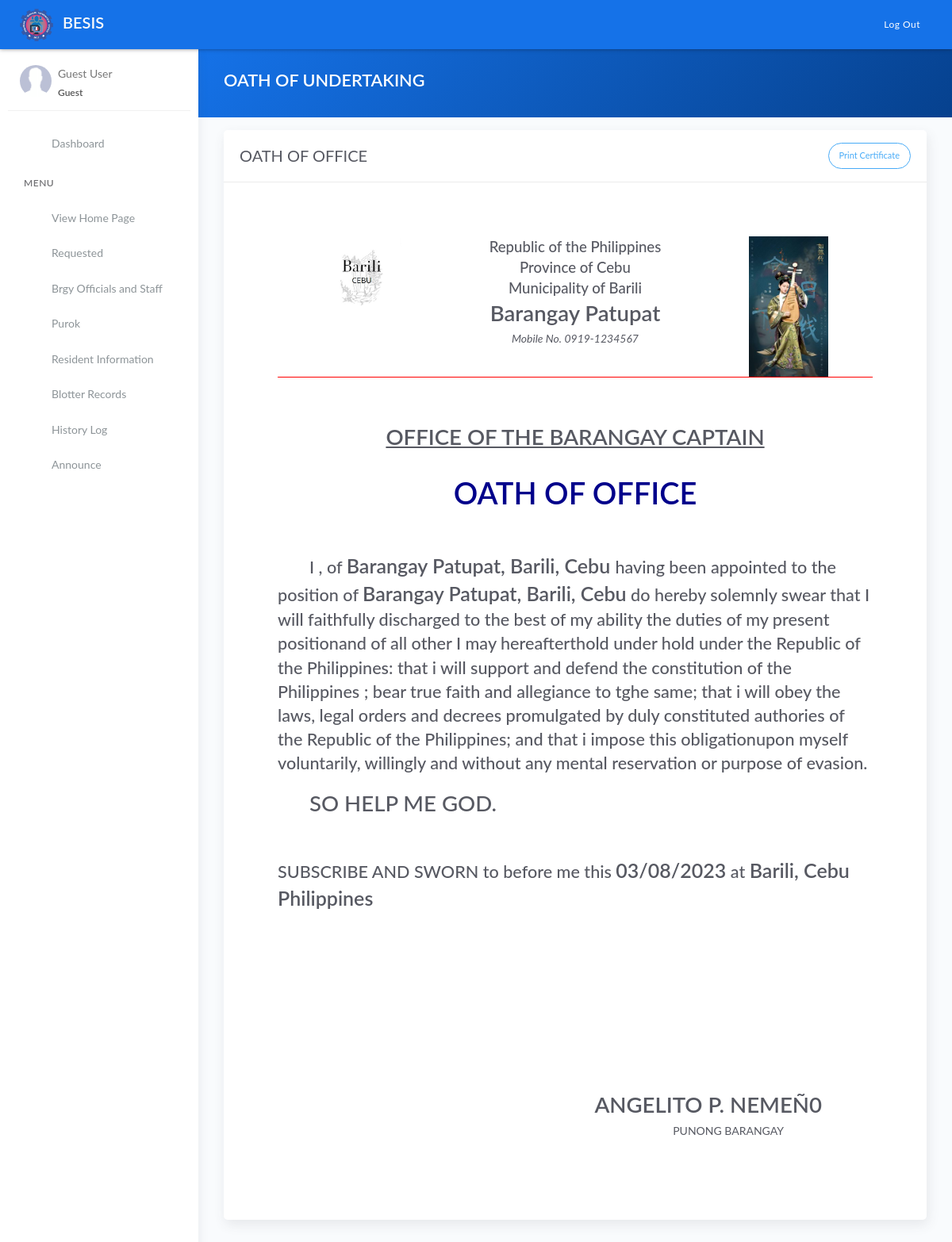
/generate_oath.php?id=188, run on an earlier commit of the app's database.
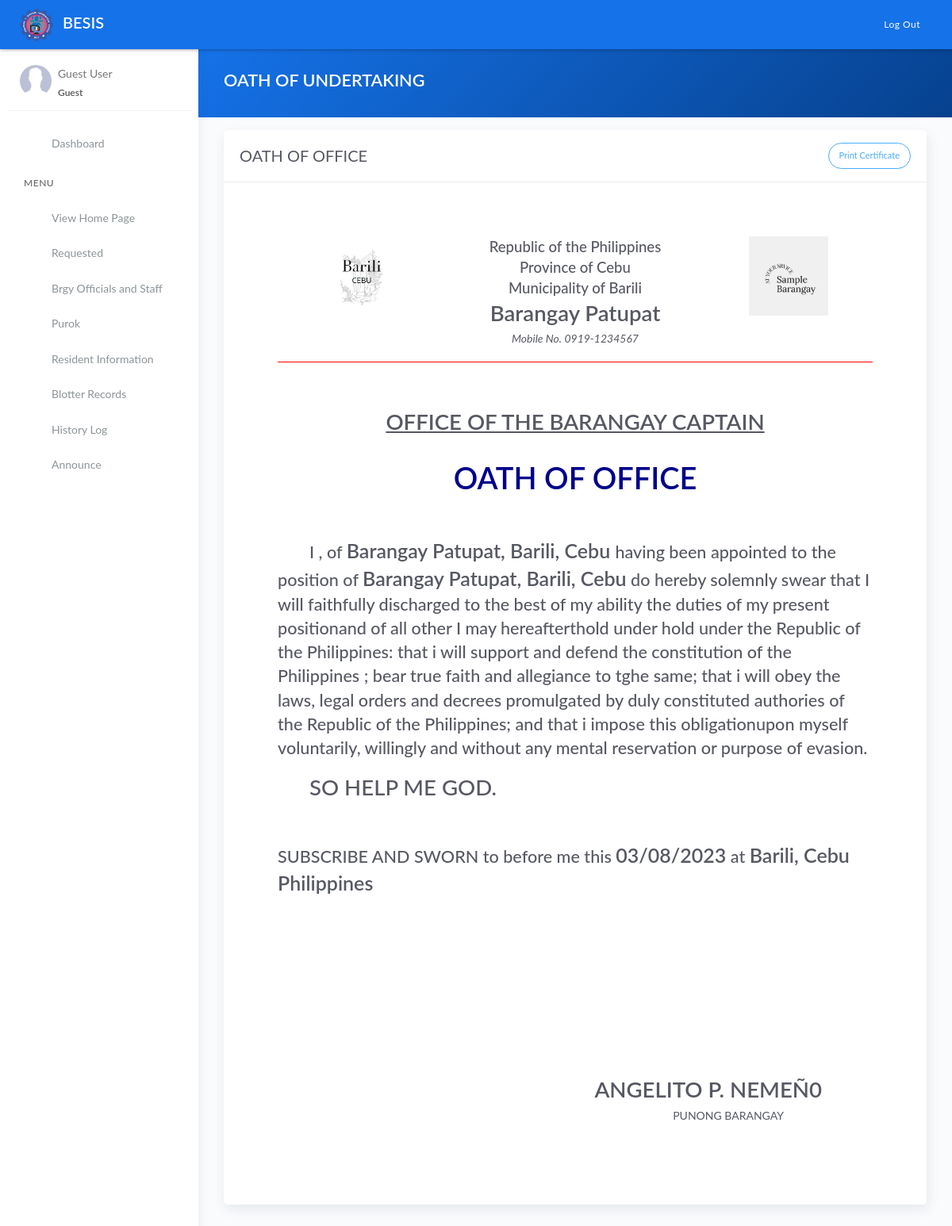
And on a later commit of the database.
### tables this page shows
CREATE TABLE `tblbrgy_info` (
  `id` int(11) NOT NULL AUTO_INCREMENT,
  `province` varchar(100) DEFAULT NULL,
  `town` varchar(100) DEFAULT NULL,
  `brgy_name` varchar(50) DEFAULT NULL,
  `number` varchar(50) DEFAULT NULL,
  `text` text DEFAULT NULL,
  `image` varchar(200) DEFAULT NULL,
  `city_logo` varchar(100) DEFAULT NULL,
  `brgy_logo` varchar(100) DEFAULT NULL,
  PRIMARY KEY (`id`)
);

### templates/main-header.php (called while the page is built, shortened)
<?php include 'model/fetch_brgy_info.php' ?>

### model/fetch_brgy_info.php (called while the page is built, shortened)
<?php
    $query = "SELECT * FROM tblbrgy_info";
    $result = $conn->query($query);
	$row = $result->fetch_assoc();
	if($row){
		$province = $row['province'];
		$town	= $row['town'];
		$brgy 		= $row['brgy_name'];
		$number =  $row['number'];
		$city_logo 	= $row['city_logo'];
		$brgy_logo		= $row['brgy_logo'];
	}
?>

### generate_oath.php (the view, shortened to what the changed rows need)
<?php include 'server/server.php' ?>
<?php
    $id = $_GET['id'];
    $c = "SELECT * FROM tblofficials JOIN tblposition ON tblofficials.position=tblposition.id WHERE tblposition.position='Captain'";
    $captain = $conn->query($c)->fetch_assoc();
	$ss = "SELECT * FROM tblofficials WHERE id = $id";
    $ress = $conn->query($ss)->fetch_assoc();
?>
<!DOCTYPE html>
<html lang="en">
<head>
	<?php include 'templates/header.php' ?>
</head>
<body>
	<div class="wrapper">
		<?php include 'templates/main-header.php' ?>
		<div class="main-panel">
			<div class="content">
				<div class="panel-header bg-primary-gradient">
					<div class="page-inner">
						<div class="d-flex align-items-left align-items-md-center flex-column flex-md-row">
							<div>
								<h2 class="text-white fw-bold">OATH OF UNDERTAKING</h2>
							</div>
						</div>
					</div>
				</div>
				<div class="page-inner">
					<div class="row mt--2">
						<div class="col-md-12">
                            <div class="card">
								<div class="card-body m-5" id="printThis">
                                    <div class="d-flex flex-wrap justify-content-around" style="border-bottom:1px solid red">
                                        <div class="text-center">
                                            <img src="assets/uploads/<?= $city_logo ?>" class="img-fluid" width="100">
										</div>
										<div class="text-center">
                                            <h3 class="mb-0">Republic of the Philippines</h3>
                                            <h3 class="mb-0">Province of <?= ucwords($province) ?></h3>
											<h3 class="mb-0">Municipality of <?= ucwords($town) ?></h3>
											<h1 class="fw-bold mb-0">Barangay <?= ucwords($brgy) ?></h1>
                                            <p><i>Mobile No. <?= $number ?></i></p>
										</div>
                                        <div class="text-center">
                                            <img src="assets/uploads/<?= $brgy_logo ?>" class="img-fluid" width="100">
										</div>
									</div>
                                    <div class="row mt-2">
                                        <div class="col-md-12">
                                            <div class="text-center mt-5">
                                                <h1 class="mt-4 fw-bold"><u>OFFICE OF THE BARANGAY CAPTAIN</u></h1>
                                            </div>
                                            <div class="text-center">
                                                <h1 class="mt-4 fw-bold mb-5" style="font-size:38px;color:darkblue">OATH OF OFFICE</h1>
                                            </div>
                                            <h2 class="mt-3" style="text-indent: 40px;">I <span class="fw-bold" style="font-size:25px"><?=  $ress['name'] ?></span>
                                                , of <span class="fw-bold" style="font-size:25px"> Barangay <?= ucwords($brgy) ?>, <?= ucwords($town) ?>, <?= ucwords($province) ?> </span> having been appointed to the position of <span class="fw-bold" style="font-size:25px"><?= $row['chair'] ?></span> <span class="fw-bold" style="font-size:25px"> Barangay <?= ucwords($brgy) ?>, <?= ucwords($town) ?>, <?= ucwords($province) ?></span> do hereby solemnly swear that I will faithfully discharged to the best of my ability the duties of my present positionand of all other I may hereafterthold under hold under the Republic of the Philippines: that i will support and defend the constitution of the Philippines ; bear true faith and allegiance to tghe same; that i will obey the laws,  legal orders and decrees promulgated by duly constituted authories of the Republic of the Philippines; and that i impose this obligationupon myself voluntarily, willingly and without any mental reservation or purpose of evasion.</h2>
                                            <h1 class="mt-3" style="text-indent: 40px;">SO HELP ME GOD.</h1>
                                            <h2 class="mt-5">SUBSCRIBE AND SWORN to before me this <span class="fw-bold" style="font-size:25px"><?= date('m/d/Y') ?></span> at <span class="fw-bold" style="font-size:25px"><?= ucwords($town) ?>, <?= ucwords($province) ?> Philippines</span></h2>
                                        </div>
                                        <div class="col-md-12">
                                            <div class="p-3 text-right mr-5" style="margin-top:200px">
                                                <h1 class="fw-bold mb-0 text-uppercase"><?= ucwords($captain['name']) ?></h1>
                                            </div>
                                        </div>
                                    </div>
								</div>
							</div>
						</div>
					</div>
				</div>
			</div>
		</div>
	</div>
</body>
</html>

What changed in the data, as far as the page shows it:
changed tblbrgy_info "Patupat": brgy_logo: a different picture
